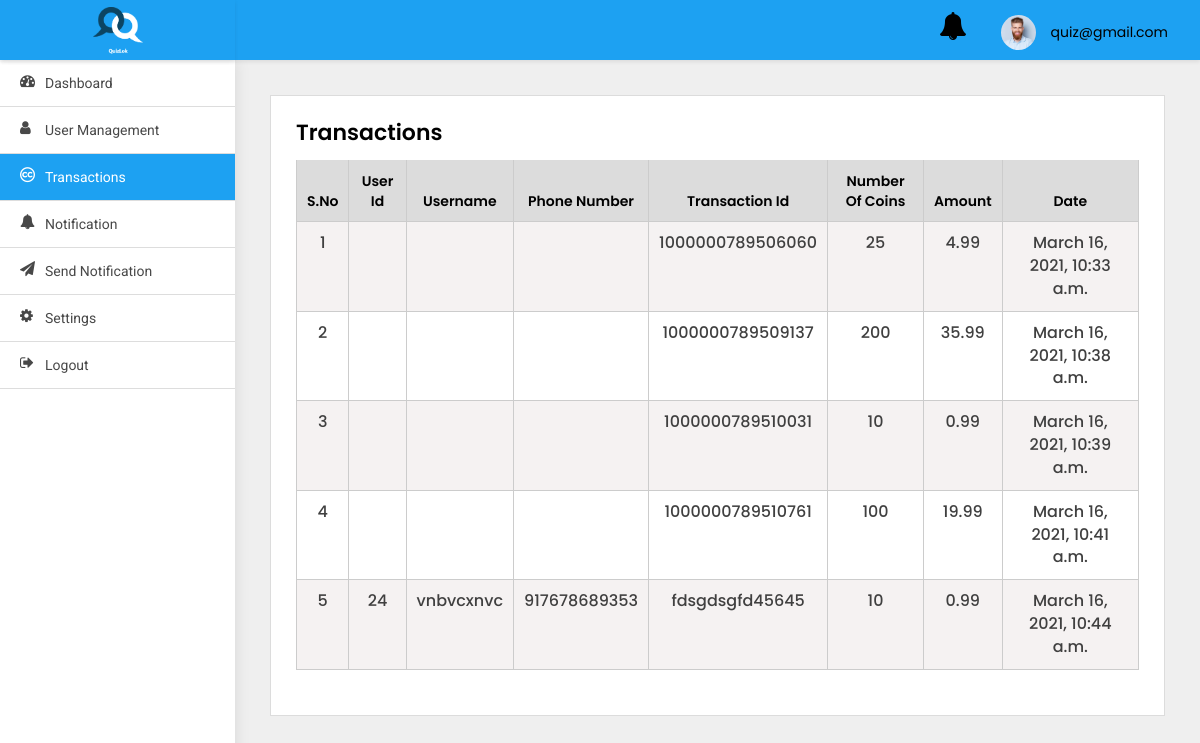
The app's page /adminpanel/coin-plan-list/ (signed in) with its own data.
### adminpanel/models.py (models this page shows)
class User(AbstractBaseUser, PermissionsMixin):
    first_name = models.CharField(default='first name', max_length=100)
    last_name = models.CharField(default='', max_length=100, null=True, blank=True)
    email = models.CharField(default='', max_length=255, unique=True)
    country_code = models.CharField(default='+91', max_length=10)
    phone_number = models.CharField(default='', max_length=13)
    profile_pic = models.ImageField(default='default_profile.png', null=True, blank=True)
    device_token = models.CharField(default='', max_length=500, null=True, blank=True)
    remember_me = models.BooleanField(default=False)
    password = models.CharField(default='123456', max_length=100)
    confirm_password = models.CharField(default='123456', max_length=100)
    created_at = models.DateTimeField(auto_now_add=True)
    is_active = models.BooleanField(default=True)
    is_staff = models.BooleanField(default=False)
    is_blocked = models.BooleanField(default=False)
    objects = UserManager()
    USERNAME_FIELD = 'email'
    class Meta:
        ordering = ('-created_at',)

### src/models.py (models this page shows)
class Transactions(models.Model):
    user = models.ForeignKey(AppUser, null=True, on_delete=models.CASCADE)
    transaction_id = models.CharField(default='', max_length=256)
    coins = models.IntegerField(default=0)
    amount = models.DecimalField(max_digits=100, decimal_places=2)
    created_at = models.DateTimeField(auto_now_add=True)

class AppUser(models.Model):
    username = models.CharField(default='first name', max_length=100)
    country_code = models.CharField(default='+91', max_length=10)
    phone_number = models.CharField(default='', max_length=13)
    school_name = models.CharField(default='', max_length=1300)
    user_timezone = models.CharField(default='', max_length=1300)
    password = models.CharField(default='123456', max_length=100)
    profile_pic = models.ImageField(default='default_profile.png', null=True, blank=True)
    device_token = models.CharField(default='', max_length=2000)
    device_type = models.CharField(default='', max_length=2000)
    created_at = models.DateTimeField(auto_now_add=True)

### adminpanel/views.py (the view)
# urls.py: path('coin-plan-list/', ListCoinPlan.as_view(), name='coin-plan-list'),
class ListCoinPlan(LoginRequiredMixin, ListView):
    model = Transactions
    login_url = 'adminpanel:login'
    template_name = 'coin-list.html'

### adminpanel/templates/coin-list.html (shortened to what this page needs)
{% extends 'base.html' %}
{% block body %}
<div class="WrapperArea">
    <div class="WrapperBox">
        <div class="Small-Wrapper">
            <div class="enterKey">
                <h4 class="Title">Transactions</h4>
            </div>
            <div class="TableList">
                <div class="dragscroll">
                    <table id="example" class="table table-striped table-bordered table-responsive" cellpadding="0"
                           width="100%">
                        <thead>
                        <tr>
                            <th>S.No</th>
                            <th>User Id</th>
                            <th>Username</th>
                            <th>Phone Number</th>
                            <th>Transaction Id</th>
                            <th>Number of coins</th>
                            <th>Amount</th>
                            <th>Date</th>
                        </tr>
                        </thead>
                        <tbody>
                        {% for obj in object_list %}
                        <tr>
                            <td>{{forloop.counter}}</td>
                            <td>{{obj.user.id}}</td>
                            <td>{{obj.user.username}}</td>
                            <td>{{obj.user.phone_number}}</td>
                            <td>{{obj.transaction_id}}</td>
                            <td>{{obj.coins}}</td>
                            <td>{{obj.amount}}</td>
                            <td>{{obj.created_at}}</td>
                        </tr>
                        {% endfor %}
                        </tbody>
                    </table>
                </div>
            </div>
        </div>
    </div>
</div>
{% endblock body %}

### adminpanel/templates/base.html (shortened to what this page needs)
{% load static %}
<html lang="en">
<head>
    <link type="text/css" rel="stylesheet" href="{% static 'adminpanel/css/style.css' %}">
</head>
<body>
<div class="Header">
    <div class="Logo">
        <img src="{% static 'adminpanel/images/logo_splash.png' %}">
    </div>
    <div class="Navigation">
        <div class="header-notifications">
            <a href="{% url 'adminpanel:notification' %}">
                <i class="fa fa-bell fa-2x" aria-hidden="true"></i>
            </a>
        </div>
        <div class="Avater">
            <a href="javascript:void(0);">
                <figure><img src="{% static 'adminpanel/images/profile.jpg' %}"></figure>
                {{user}} </a>
        </div>
    </div>
</div>
<div class="SidenavBar">
    <ul>
        <li class="nav-item nav-link {% if request.resolver_match.view_name  == 'adminpanel:dashboard' %}active{% endif %}">
            <a href="{% url 'adminpanel:dashboard'  %}">
                <span><i class="fa fa-tachometer"></i></span> Dashboard
            </a>
        </li>
        <li class="nav-item nav-link {% if request.resolver_match.view_name  == 'adminpanel:users-list' %}active{% endif %}">
            <a href="{% url 'adminpanel:users-list' %}">
                <span><i class="fa fa-user"></i></span> User Management
            </a>
        </li>
        <li class="nav-item nav-link {% if request.resolver_match.view_name  == 'adminpanel:coin-plan-list' %}active{% endif %}">
            <a href="{% url 'adminpanel:coin-plan-list' %}">
                <span><i class="fa fa-creative-commons"></i></span> Transactions
            </a>
        </li>
        <li class="nav-item nav-link {% if request.resolver_match.view_name  == 'adminpanel:notification' %}active{% endif %}">
            <a href="{% url 'adminpanel:notification' %}">
                <span><i class="fa fa-bell"></i></span> Notification
            </a>
        </li>
        <li class="nav-item nav-link {% if request.resolver_match.view_name  == 'adminpanel:send-notification' %}active{% endif %}">
            <a href="{% url 'adminpanel:send-notification' %}">
                <span><i class="fa fa-send"></i></span> Send Notification
            </a>
        </li>
        <li class="nav-item nav-link {% if request.resolver_match.view_name  == 'change_password' %}active{% endif %}">
            <a href="{% url 'change_password' %}">
                <span><i class="fa fa-cog"></i></span> Settings
            </a>
        </li>
        <li class="nav-item nav-link {% if request.resolver_match.view_name  == 'logout' %}active{% endif %}">
            <a href="{% url 'logout' %}">
                <span><i class="fa fa-sign-out"></i></span> Logout
            </a>
        </li>
    </ul>
</div>
{% block body %}
{% endblock body %}
</body>
</html>

### static/adminpanel/css/style.css (style rules this page uses)
body { margin: 0; padding: 0; font-family: 'Poppins', sans-serif !important; font-size: 13px; color: #3a3a3a; font-weight: 400; }
* { margin: 0px; padding: 0px; }
header, footer, aside, article, section, detail, nav, figure { position: relative; }
h1, h2, h3, h4, h5, h6, p { margin: 0; padding: 0; }
ul, li, ol { list-style-type: none; margin: 0; padding: 0; }
a { text-decoration: none; outline: none; }
img { border: 0; outline: none; max-width: 100%; }
table { width: 100%; }
.Header { box-shadow: 0 2px 4px rgba(0, 0, 0, .08); -webkit-box-shadow: 0 2px 4px rgba(0, 0, 0, .08); position: fixed; width: 100%; left: 0; top: 0; background-color: #fff; z-index: 99 }
.Header .Logo { width: 235px; text-align: center; padding: 5px 0; float: left; height: 60px; background:#1da1f2; box-shadow: 0 2px 4px rgba(0, 0, 0, .08); }
.Header .Logo img { width: 50px; position: relative; top: 2px; }
.Header .Navigation { background:#1da1f2; transition: all 0.2s ease; margin-left: 235px; padding: 7px 3.2rem; width: calc(100% - 235px); text-align: right; height: 60px }
.Header .Navigation .Avater { margin: 5px 0 5px 30px; position: relative; display: inline-block }
.Header .Navigation .Avater a { display: flex; align-items: center; font-size: 14px; color: #000 }
.Header .Navigation .Avater a figure { width: 35px; border-radius: 50%; margin: 0 15px 0 0; overflow: hidden }
.Header .Navigation .header-notifications { margin: 5px 0 5px 30px; position: relative; display: inline-block }
.Header .Navigation .header-notifications a { display: flex; align-items: center; font-size: 14px; color: #000 }
.SidenavBar { height: calc(100% - 60px); position: fixed; width: 235px; top: 60px; padding: 0; overflow: auto; box-shadow: 0 0 15px rgba(0, 0, 0, .1) }
.SidenavBar ul { margin: 0 }
.SidenavBar ul li { margin: 0 }
.SidenavBar ul li a { display: block; cursor: pointer; padding: 13px 20px 13px 45px; transition: 0.5s all ease-in-out; color: #484848; font-family: "Roboto"; font-size: 14px; text-transform: capitalize; position: relative; border-bottom: 1px solid #ddd }
.SidenavBar ul li a span { font-size: 15px; display: inline-block; position: absolute; top: 13px; left: 20px }
.SidenavBar ul li.active a, .SidenavBar ul li a:hover { background:#1da1f2; color: #fff; }
.WrapperArea { margin-left: 235px; flex: 1 1 auto; width: calc(100% - 235px); display: flex; flex-direction: column; margin-top: 60px; transition: 0.5s all ease-in-out }
.WrapperArea .WrapperBox { padding: 35px; background-color: #efefef; min-height: calc(100vh - 60px) }
.Small-Wrapper { background-color: #fff; padding: 25px; border: 1px solid #dcdcdc }
h4.Title { margin: 0 0 15px; font-weight: 600; color: #000; text-transform: capitalize; font-size: 22px }
.TableList table { border: 1px solid #dcdcdc }
.TableList table tr:nth-child(odd) { background-color: #f5f2f2 }
.TableList table tr th, .TableList table tr td { padding: 10px 10px; text-align: center; border: 1px solid #ccc; }
.TableList table tr th { background-color: #dcdcdc; font-weight: 600; text-transform: capitalize; color: #000; font-size: 14px; background-image: url(../images/sorting.png); background-repeat: no-repeat; background-position: 96% 50% }
.TableList table tr td { font-weight: 500; color: #404040 }
.TableList table tr th:last-child, .TableList table tr td:last-child { text-align: center; min-width: 105px }
.dragscroll { overflow: auto; }

### records on screen
User: email "quiz@gmail.com"
Transactions: transaction_id "1000000789506060", coins "25", amount "4.99", created_at "March 16, 2021, 10:33 a.m."
Transactions: transaction_id "1000000789509137", coins "200", amount "35.99", created_at "March 16, 2021, 10:38 a.m."
Transactions: transaction_id "1000000789510031", coins "10", amount "0.99", created_at "March 16, 2021, 10:39 a.m."
Transactions: transaction_id "1000000789510761", coins "100", amount "19.99", created_at "March 16, 2021, 10:41 a.m."
Transactions: user.id "24", user.username "vnbvcxnvc", user.phone_number "917678689353", transaction_id "fdsgdsgfd45645", coins "10", amount "0.99", created_at "March 16, 2021, 10:44 a.m."
